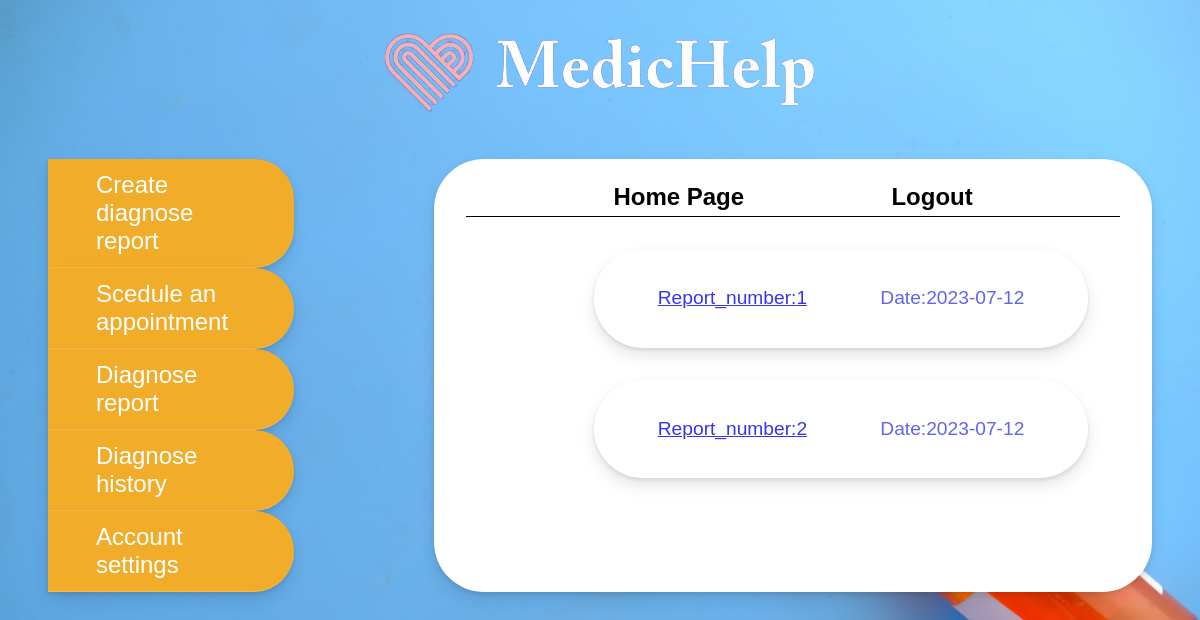
The page /DiagnoseHistory (signed in) on the database its author committed.
### PneumoniaApp/Patient/models.py (models this page shows, shortened)
class Report(db.Model):
    id = db.Column(db.Integer, primary_key=True)
    image = db.Column(db.String(120), unique=True, nullable=False)
    start_date = db.Column(db.Date, default=datetime.utcnow)
    end_date = db.Column(db.Date)
    patient_id = db.Column(db.Integer, db.ForeignKey('patient.id'), nullable=False)
    doctor_id = db.Column(db.Integer, db.ForeignKey('doctor.id'), nullable=False)
    helping_doctor_id = db.Column(db.Integer, db.ForeignKey('doctor.id'))
    helping_doctor_answer = db.Column(db.Boolean)
    ai_help = db.Column(db.Boolean, default=False)
    ai_answer = db.Column(db.Boolean)
    is_sick = db.Column(db.Boolean)
    is_answer=db.Column(db.Boolean, default=False)

### PneumoniaApp/Patient/routes.py (the view)
@patient.route("/DiagnoseHistory")
@login_required
def DiagnoseHistory():
    reports = Report.query.filter_by(patient_id=current_user.id, is_answer=True)
    return render_template("PatientDiagnoseHistory.html", reports=reports)

### PneumoniaApp/templates/PatientDiagnoseHistory.html
{% extends 'homeLayout.html' %}
{% block content %}
    <a href="{{url_for('patient.PatientDiagnose')}}">Create diagnose report</a>
    <a href="">Scedule an appointment</a>
    <a href="{{url_for('patient.DiagnoseReport')}}">Diagnose report</a>
    <a href="{{url_for('patient.DiagnoseHistory')}}">Diagnose history</a>
    <a href="{{url_for('Authentication.PatientChangePassword')}}">Account settings</a>
{% endblock content %}
{% block homepage %}
    <a href="{{url_for('Authentication.patientHome')}}">Home Page</a>
{% endblock %}
{% block desc %}
    <div id="passwordForm">
        {% for report in reports %}
            <div class="doctor">
                <a href="{{ url_for('patient.report_details', report_id=report.id) }}">Report_number:{{ report.id }}</a>
                <label for="">Date:{{report.start_date}}</label>
            </div>
        {% endfor %}
    </div>
{% endblock desc %}

### PneumoniaApp/static/Mainlayout.css (style rules this page uses)
body { margin: 0; display: flex; flex-direction: column; justify-content: center; align-items: center; height: 100vh; background-image: url("UserLayout/background.jpg"); background-repeat: no-repeat; background-size: cover; font-family: 'Inconsolata', monospace; font-family: 'Montserrat', sans-serif; }
#container nav a { font-size: x-large; text-decoration: none; background-color: rgb(241, 172, 42); box-shadow: 0 2px 4px rgb(0 0 0 / 10%), 0 8px 16px rgb(0 0 0 / 10%); color: white; border-bottom-style: solid; border-bottom-color: rgb(245, 186, 76); border-top-right-radius: 40px; border-bottom-right-radius: 40px; border-bottom-width: 0.5px; padding-left:2em; padding-right: 2em; padding-top: 0.5em; padding-bottom: 0.5em; }
#userNav a { font-size: x-large; text-decoration: none; margin-top: 1em; margin-bottom: 0.2em; color: black; font-weight: 600; }
#passwordForm { display: flex; flex-direction: column; flex-wrap: wrap; justify-content: center; align-items: center; padding-left: 10em; padding-right: 10em; padding-bottom: 2em; overflow-y: scroll; max-height: 40vh; }
#passwordForm label { font-size: larger; color: rgb(99, 99, 235); margin-top: 2em; }
.doctor { display: flex; flex-direction: row; justify-content: space-evenly; width: 100%; border-radius: 50px; box-shadow: 0 2px 4px rgb(0 0 0 / 10%), 0 8px 16px rgb(0 0 0 / 10%); margin-top: 2em; padding-left: 3em; padding-right: 3em; }
.doctor label { margin-left: 3em; margin-bottom: 2em; }
#passwordForm a { font-size: larger; color: rgb(53, 53, 238); margin-top: 2em; }

### rows shown on the page
Report: id "1", start_date "2023-07-12"
Report: id "2", start_date "2023-07-12"
